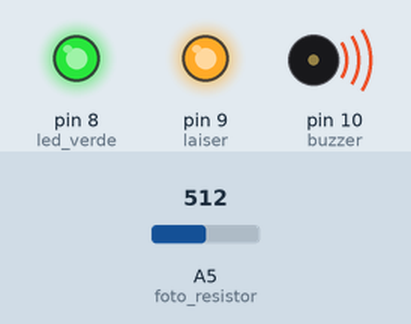
Recording of a sketch running on a simulated Arduino Uno, built with avr-gcc and run on an emulated ATmega328P. On the bench: output pins drawn as LEDs (lit = HIGH), buzzer (waves = sounding). The inputs (shaded band) are chosen by the test bench; at power-on: A5 (foto_resistor) = 512.

Above: at 1.7 s.
1.8 s: A5 (foto_resistor) set to 590
3.3 s: A5 (foto_resistor) set to 616
At 3.9 s:
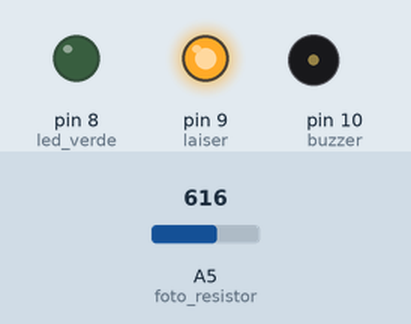
5.1 s: A5 (foto_resistor) set to 511
At 6.2 s:
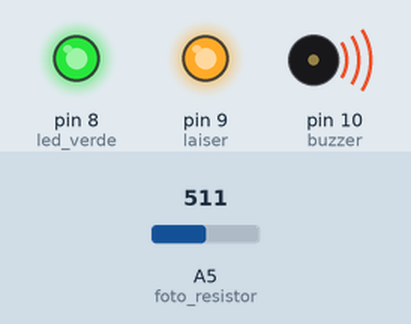
6.6 s: A5 (foto_resistor) set to 716
At 7.6 s:
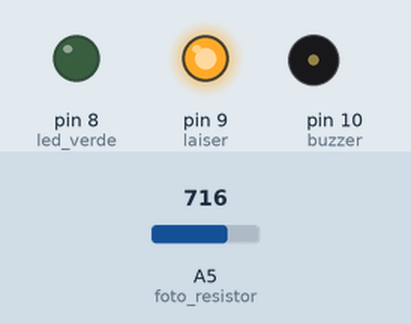
Timing chart, 0 to 9.4 s (numbered marks = the images above; inputs shaded):
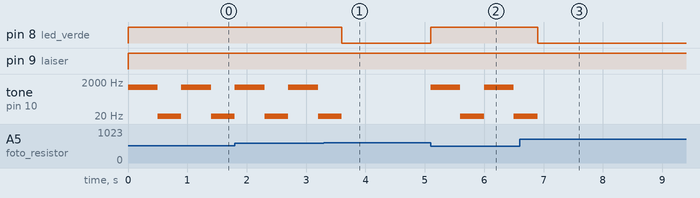

The sketch:

06_sistema_de_alarme.ino
```cpp
#define foto_resistor A5
#define buzzer 10
#define laiser 9
#define led_verde 8


void setup()
{
  pinMode(foto_resistor, INPUT);

  pinMode(buzzer, OUTPUT);
  pinMode(laiser, OUTPUT);
  pinMode(led_verde, OUTPUT);


  Serial.begin(9600);
}

int resistencia_do_foto_resistor = 600;

void loop()
{
  digitalWrite(laiser, HIGH);
  if (analogRead(foto_resistor) < resistencia_do_foto_resistor)
  {
    digitalWrite(led_verde, HIGH);
    tone(buzzer, 1000);
    delay(500);

    int calcula = 1000/440;
    tone(buzzer, (int)calcula); //LA
    delay(400);
  } else {
    digitalWrite(led_verde, LOW);
    noTone(buzzer);
  }


}
```

Measured:
- the behaviour switches between 599 and 600 on A5 (foto_resistor) (found by bisection; images 0 and 1)
- after the input at 3.3 s, pin 8 (led_verde): HIGH → LOW after 0.30 s
- after the input at 5.1 s, pin 8 (led_verde): LOW → HIGH at once; tone on pin 10 (buzzer): alternates 1000 Hz for 0.50 s and 2 Hz for 0.40 s, starting at once
- after the input at 6.6 s, pin 8 (led_verde): HIGH → LOW after 0.30 s
